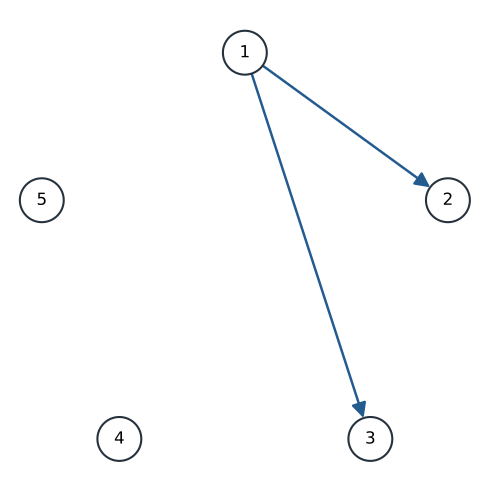

Here is the Python script that generated this plot:
"""Plot the generating graph for the G2, n=800 base case."""

from pathlib import Path
import sys

import matplotlib

matplotlib.use("Agg")
import matplotlib.pyplot as plt
import networkx as nx
import numpy as np


CODE_ROOT = Path(__file__).resolve().parents[4]
if str(CODE_ROOT) not in sys.path:
    sys.path.insert(0, str(CODE_ROOT))

from examples.gclm.simulation_study.settings import get_simulation_case


BASE_CASE_ID = "G2_n800_lambda5_general_base"
OUTPUT = Path(__file__).with_suffix(".pdf")


def main():
    model = get_simulation_case(BASE_CASE_ID).generating_model
    graph = nx.DiGraph()
    graph.add_nodes_from(range(1, model.p + 1))
    # The diagonal drift terms are implicit; only off-diagonal edges are drawn.
    graph.add_edges_from((source + 1, target + 1)
                         for source, target in model.ordered_edges)

    angles = np.pi / 2 - 2 * np.pi * np.arange(model.p) / model.p
    positions = {
        vertex: (np.cos(angle), np.sin(angle))
        for vertex, angle in enumerate(angles, start=1)
    }
    figure, axis = plt.subplots(figsize=(5, 5))
    nx.draw_networkx_edges(
        graph, positions, ax=axis, arrows=True, arrowstyle="-|>",
        arrowsize=22, node_size=1000, width=1.8, edge_color="#245b8f",
    )
    nx.draw_networkx_nodes(
        graph, positions, ax=axis, node_size=1000, node_color="white",
        edgecolors="#25313d", linewidths=1.5,
    )
    nx.draw_networkx_labels(graph, positions, ax=axis, font_size=12)
    axis.set_aspect("equal")
    axis.set_xlim(-1.10, 1.10)
    axis.set_ylim(-1.00, 1.20)
    axis.axis("off")
    figure.tight_layout()
    figure.savefig(OUTPUT, bbox_inches="tight")
    plt.close(figure)


if __name__ == "__main__":
    main()
